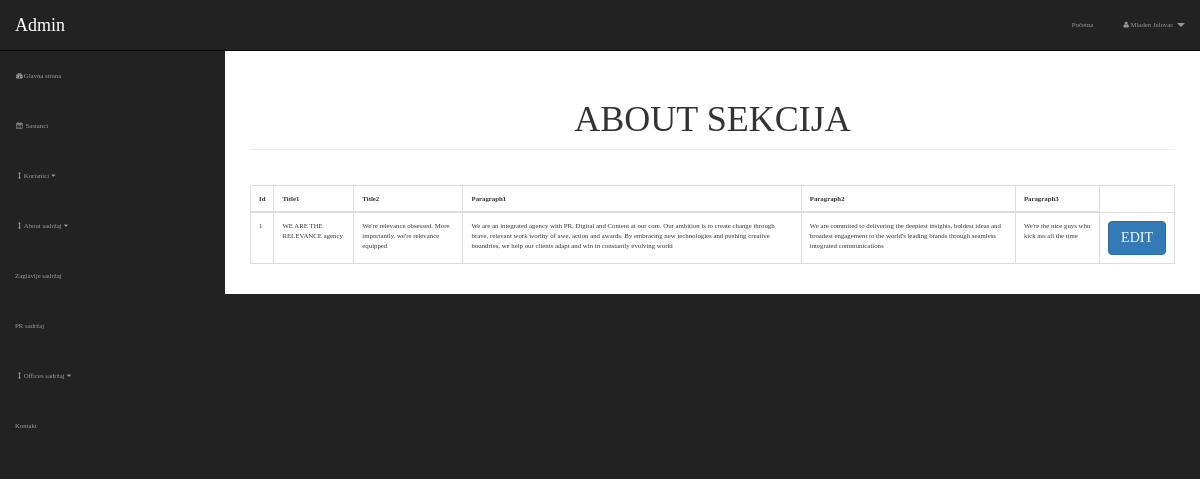
The page /admin/about_content.php (signed in) on the database as committed earlier.
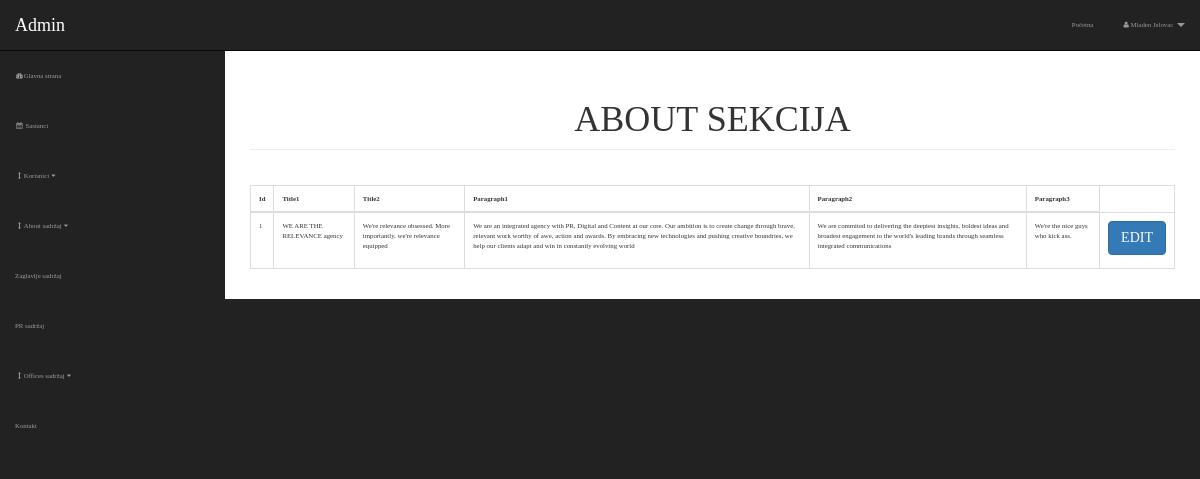
The same page on the database as committed later.
### tables this page shows
CREATE TABLE `about_content` (
  `about_content_id` int(3) NOT NULL,
  `about_title1` varchar(1200) NOT NULL,
  `about_title2` varchar(1200) NOT NULL,
  `about_p1` varchar(1200) NOT NULL,
  `about_p2` varchar(1200) NOT NULL,
  `about_p3` varchar(1200) NOT NULL
);

### admin/includes/view-about_content.php (the view)
<table class="table table-bordered table-hover printit" style="margin-top: 35px !important;">
                        <thead>
                             <th>Id</th>
                             <th>Title1</th>
                             <th>Title2</th>
                             <th>Paragraph1</th>
                             <th>Paragraph2</th>
                             <th>Paragraph3</th>
                        </thead>
                        <tbody>
                             <?php
                                     $query = "select * from about_content";
                                     $select = mysqli_query($connection, $query);
                                     while($row = mysqli_fetch_assoc($select)){
                                       $about_content_id = $row['about_content_id'];
                                       $about_title1 = $row['about_title1'];
                                       $about_title2 = $row['about_title2'];
                                       $about_p1 = $row['about_p1'];
                                       $about_p2 = $row['about_p2'];
                                       $about_p3 = $row['about_p3'];
                                      echo "<tr>";
                                       echo "<td>$about_content_id</td>";
                                       echo "<td>$about_title1</td>";
                                       echo "<td>$about_title2</td>";
                                       echo "<td>$about_p1</td>";
                                       echo "<td>$about_p2</td>";
                                       echo "<td>$about_p3</td>";
                                       echo "<td ><a class='btn btn-primary' href='about_content.php?option=edit&ac_id=$about_content_id'>EDIT</a></td>";
                                    echo "</tr>";
                                     }
                                ?>
                       </tbody>
</table>

Rows that differ between the two databases and show on the page:
changed about_content "WE ARE THE RELEVANCE agency": about_p3 "We're the nice guys who kick ass all the time" → "We're the nice guys who kick ass."
